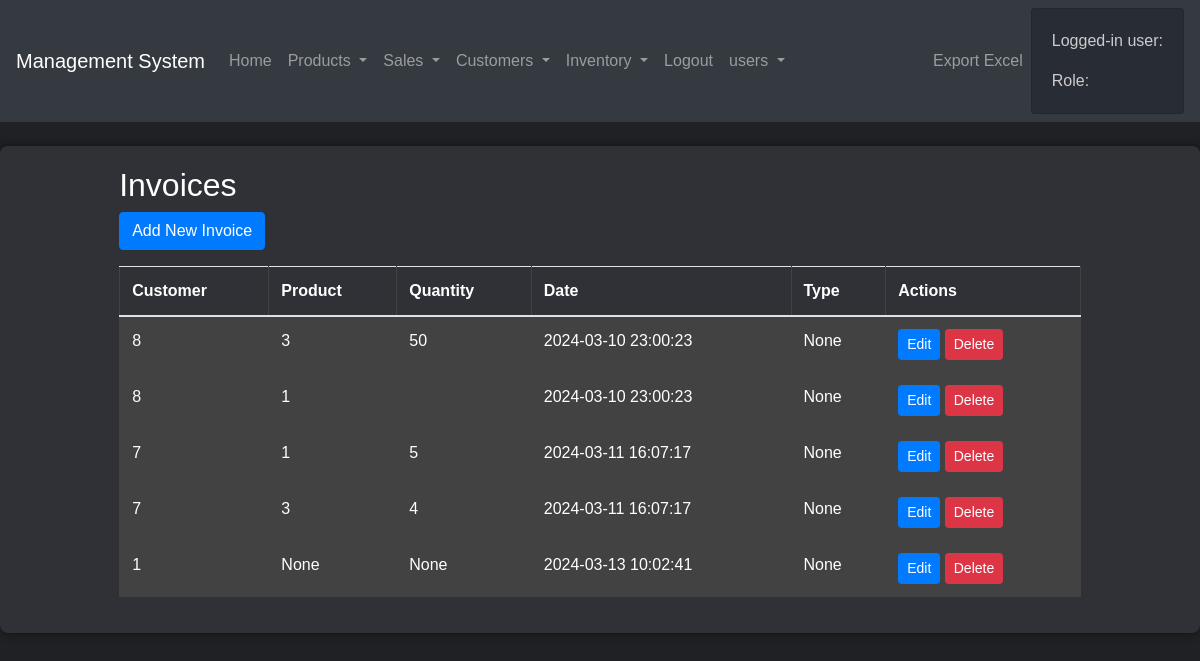
The page /invoices (signed in) on the database its author committed.
### tables this page shows
CREATE TABLE invoices (
    id INTEGER PRIMARY KEY,
    customer_id INTEGER,
    product_id INTEGER,
    quantity INTEGER,
    date TEXT,
    type TEXT, price REAL, discount REAL, total REAL, notes TEXT,
    FOREIGN KEY (customer_id) REFERENCES customers (id),
    FOREIGN KEY (product_id) REFERENCES products (id)
);

### app.py (the view)
@app.route('/invoices')
def invoices():
    if is_logged_in():
        user_role = get_user_role()
        if user_role in ['admin', 'manager']:
            conn = sqlite3.connect('database.db')
            c = conn.cursor()
            c.execute("SELECT * FROM invoices")
            invoices = c.fetchall()
            conn.close()
            return render_template('invoices.html', invoices=invoices, is_logged_in=is_logged_in())
        else:
            return render_template('unauthorized.html')
    else:
        return redirect(url_for('login'))

### app.py (called while the page is built)
def is_logged_in():
    return 'username' in session

def get_user_role():
    if is_logged_in():
        conn = sqlite3.connect('database.db')
        c = conn.cursor()
        c.execute("SELECT role FROM users WHERE username=?", (session['username'],))
        role = c.fetchone()[0]
        conn.close()
        return role
    else:
        return None

### templates/invoices.html
{% extends "base.html" %}
{% block content %}
<div class="row justify-content-center">
    <div class="col-md-10">
        <h2>Invoices</h2>
        <a href="{{ url_for('create_invoice') }}" class="btn btn-primary mb-3">Add New Invoice</a>
        <div class="table-responsive">
            <table class="table table-striped">
                <thead>
                    <tr>
                        <th scope="col">Customer</th>
                        <th scope="col">Product</th>
                        <th scope="col">Quantity</th>
                        <th scope="col">Date</th>
                        <th scope="col">Type</th>
                        <th scope="col">Actions</th>
                    </tr>
                </thead>
                <tbody>
                    {% for invoice in invoices %}
                    <tr>
                        <td>{{ invoice[1] }}</td>
                        <td>{{ invoice[2] }}</td>
                        <td>{{ invoice[3] }}</td>
                        <td>{{ invoice[4] }}</td>
                        <td>{{ invoice[5] }}</td>
                        <td>
                            <a href="{{ url_for('edit_invoice', invoice_id=invoice[0]) }}" class="btn btn-sm btn-primary">Edit</a>
                            <form method="POST" action="{{ url_for('delete_invoice', invoice_id=invoice[0]) }}" style="display: inline-block;">
                                <button type="submit" class="btn btn-sm btn-danger" onclick="return confirm('Are you sure you want to delete this invoice?')">Delete</button>
                            </form>
                        </td>
                    </tr>
                    {% endfor %}
                </tbody>
            </table>
        </div>
    </div>
</div>
{% endblock %}

### static/styles.css (style rules this page uses)
body { font-family: Arial, sans-serif; margin: 0; padding: 0; background-color: #202124; color: #fff; }
a { color: #4caf50; text-decoration: none; }
table { width: 100%; border-collapse: collapse; margin-bottom: 20px; }
th, td { border: 1px solid #424242; padding: 8px; text-align: left; }
th { background-color: #303136; color: #fff; }
tr:nth-child(even) { background-color: #424242; }
table { width: 100%; border-collapse: collapse; margin-bottom: 20px; color: #fff; }
td { background-color: #424242; color: #fff; }
.btn-primary { background-color: #007bff; color: #ffffff; }

### rows shown on the page
invoices: customer "8", product "3", quantity "50", date "2024-03-10 23:00:23", invoice "None"
invoices: customer "8", product "1", date "2024-03-10 23:00:23", invoice "None"
invoices: customer "7", product "1", quantity "5", date "2024-03-11 16:07:17", invoice "None"
invoices: customer "7", product "3", quantity "4", date "2024-03-11 16:07:17", invoice "None"
invoices: customer "1", invoice "None", date "2024-03-13 10:02:41"
